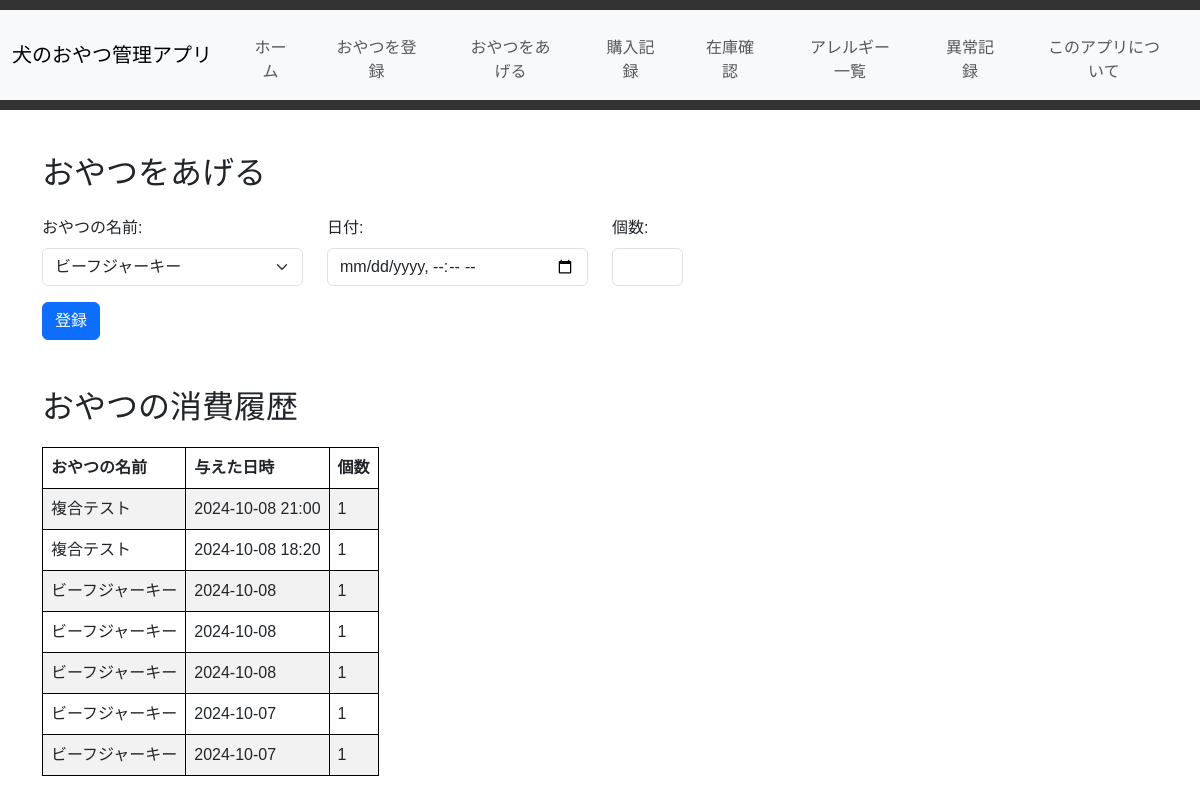
/give_snack, run on an earlier commit of the app's database.
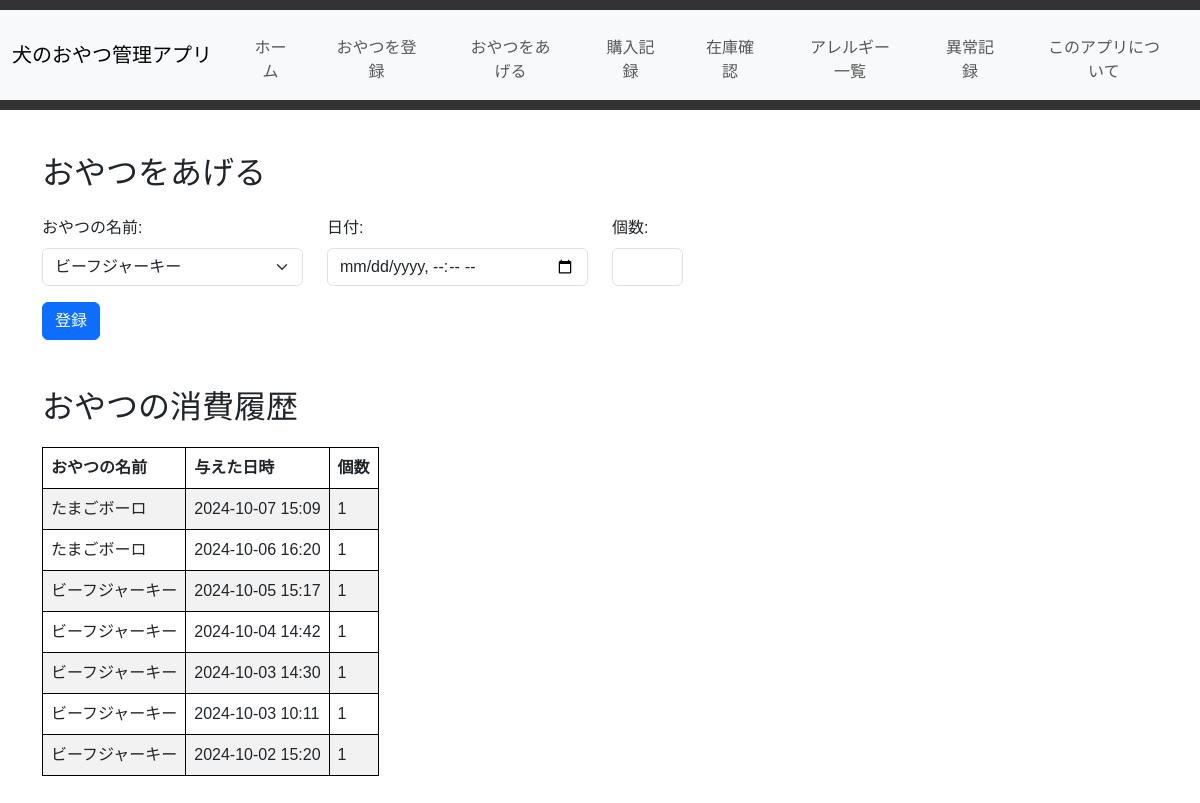
And on a later commit of the database.
### tables this page shows
CREATE TABLE snack_giving (
            id INTEGER PRIMARY KEY AUTOINCREMENT,
            snack_id INTEGER NOT NULL,
            given_date TEXT NOT NULL,
            quantity INTEGER NOT NULL,
            FOREIGN KEY (snack_id) REFERENCES snacks(id)
        );

CREATE TABLE "snacks" (
	"id"	INTEGER,
	"name"	TEXT NOT NULL,
	"description"	TEXT,
	"registration_date"	TEXT,
	"allergy_id"	INTEGER,
	PRIMARY KEY("id" AUTOINCREMENT),
	FOREIGN KEY("allergy_id") REFERENCES "allergies"("id")
);

### app.py (the view, shortened to what this page needs)
@app.route('/give_snack', methods=['GET', 'POST'])
def give_snack():
    conn = get_db_connection()
    snacks = conn.execute('SELECT id, name FROM snacks').fetchall()
    give_snack_history = conn.execute('''
        SELECT g.id, s.name, g.quantity, g.given_date
        FROM snack_giving g
        JOIN snacks s ON g.snack_id = s.id
        ORDER BY g.given_date DESC
    ''').fetchall()
    conn.close()
    return render_template('give_snack.html', snacks=snacks, give_snack_history=give_snack_history)

### app.py (called while the page is built)
def get_db_connection():
    conn = sqlite3.connect('dog_treats.db')
    conn.row_factory = sqlite3.Row
    return conn

### templates/give_snack.html (shortened to what this page needs)
{% extends 'base.html' %}
{% block content %}
    <div class="container my-4">
        <h2 class="mb-4">おやつをあげる</h2>
        <form method="POST" action="{{ url_for('give_snack') }}">
            <div class="row mb-3">
                <div class="col-md-3">
                    <label for="snack_id" class="form-label">おやつの名前:</label>
                    <select name="snack_id" id="snack_id" class="form-select">
                        {% for snack in snacks %}
                            <option value="{{ snack.id }}">{{ snack.name }}</option>
                        {% endfor %}
                    </select>
                </div>
                <div class="col-md-3">
                    <label for="given_date" class="form-label">日付:</label>
                    <input type="datetime-local" name="given_date" id="given_date" class="form-control" required>
                </div>
                <div class="col-md-1">
                    <label for="quantity" class="form-label">個数:</label>
                    <input type="number" name="quantity" id="quantity" class="form-control" min="1" required>
                </div>
            </div>
            <button type="submit" class="btn btn-primary">登録</button>
        </form>
        <h2 class="mt-5">おやつの消費履歴</h2>
        <div>
            <table class="table table-striped">
                <thead>
                    <tr>
                        <th>おやつの名前</th>
                        <th>与えた日時</th>
                        <th>個数</th>
                    </tr>
                </thead>
                <tbody  id="snack-table-body">
                    {% for entry in give_snack_history %}
                    <tr style="display: {% if loop.index <= 10 %}table-row{% else %}none{% endif %}">
                        <td>{{ entry.name }}</td>
                        <td>{{ entry.given_date }}</td>
                        <td>{{ entry.quantity }}</td>
                    </tr>
                    {% endfor %}
                </tbody>
            </table>
        </div>
    </div>
{% endblock %}

### templates/base.html (shortened to what this page needs)
<!DOCTYPE html>
<html lang="ja">
<head>
    <link href="https://cdn.jsdelivr.net/npm/bootstrap@5.3.0/dist/css/bootstrap.min.css" rel="stylesheet">
    <link href="https://cdn.jsdelivr.net/npm/bootstrap-icons@1.10.5/font/bootstrap-icons.css" rel="stylesheet">
    <link rel="stylesheet" href="{{ url_for('static', filename='style.css') }}">
</head>
<body>
    <header>
        <nav class="navbar navbar-expand-lg navbar-light bg-light">
            <div class="container-fluid">
                <a class="navbar-brand" href="#">犬のおやつ管理アプリ</a>
                <div class="collapse navbar-collapse" id="navbarNav">
                    <ul class="navbar-nav">
                        <li class="nav-item">
                            <a class="nav-link" href="{{ url_for('index') }}">ホーム</a>
                        </li>
                        <li class="nav-item">
                            <a class="nav-link" href="{{ url_for('register_snack') }}">おやつを登録</a>
                        </li>
                        <li class="nav-item">
                            <a class="nav-link" href="{{ url_for('give_snack') }}">おやつをあげる</a>
                        </li>
                        <li class="nav-item">
                            <a class="nav-link" href="{{ url_for('purchase_snack') }}">購入記録</a>
                        </li>
                        <li class="nav-item">
                            <a class="nav-link" href="{{ url_for('stock') }}">在庫確認</a>
                        </li>
                        <li class="nav-item">
                            <a class="nav-link" href="{{ url_for('allergies') }}">アレルギー一覧</a>
                        </li>
                        <li class="nav-item">
                            <a class="nav-link" href="{{ url_for('incident_records') }}">異常記録</a>
                        </li>
                        <li class="nav-item">
                            <a class="nav-link" href="{{ url_for('about') }}">このアプリについて</a>
                        </li>
                    </ul>
                </div>
            </div>
        </nav>
    </header>
    <div class="content">
        {% block content %}{% endblock %}
    </div>
</body>
</html>

### static/style.css (style rules this page uses)
body { font-family: Arial, sans-serif; }
header { background-color: #333; color: white; padding: 10px 0; text-align: center; }
nav ul { list-style: none; padding: 0; margin: 10px 0; display: flex; justify-content: center; }
nav ul li { margin: 0 15px; }
nav ul li a { color: white; text-decoration: none; font-size: 18px; }
.content { padding: 20px; }
table { width: 100%; border-collapse: collapse; margin-top: 20px; }
table, th, td { border: 1px solid black; }
th, td { padding: 10px; text-align: left; }
.table { width: auto; max-width: 100%; table-layout: fixed; }
.table td, .table th { white-space: nowrap; max-width: 300px; overflow: hidden; text-overflow: ellipsis; }

What changed in the data, as far as the page shows it:
changed snack_giving (number 1 of 7 on the later page): name "複合テスト" → "たまごボーロ"; given_date "2024-10-08 21:00" → "2024-10-07 15:09"
changed snack_giving (number 2 of 7 on the later page): name "複合テスト" → "たまごボーロ"; given_date "2024-10-08 18:20" → "2024-10-06 16:20"
changed snack_giving (number 3 of 7 on the later page): given_date "2024-10-07" → "2024-10-05 15:17"; moves up the list
changed snack_giving (number 4 of 7 on the later page): given_date "2024-10-08" → "2024-10-04 14:42"
changed snack_giving (number 5 of 7 on the later page): given_date "2024-10-07" → "2024-10-03 14:30"
changed snack_giving (number 6 of 7 on the later page): given_date "2024-10-08" → "2024-10-03 10:11"; moves down the list
changed snack_giving (number 7 of 7 on the later page): given_date "2024-10-08" → "2024-10-02 15:20"; moves down the list
